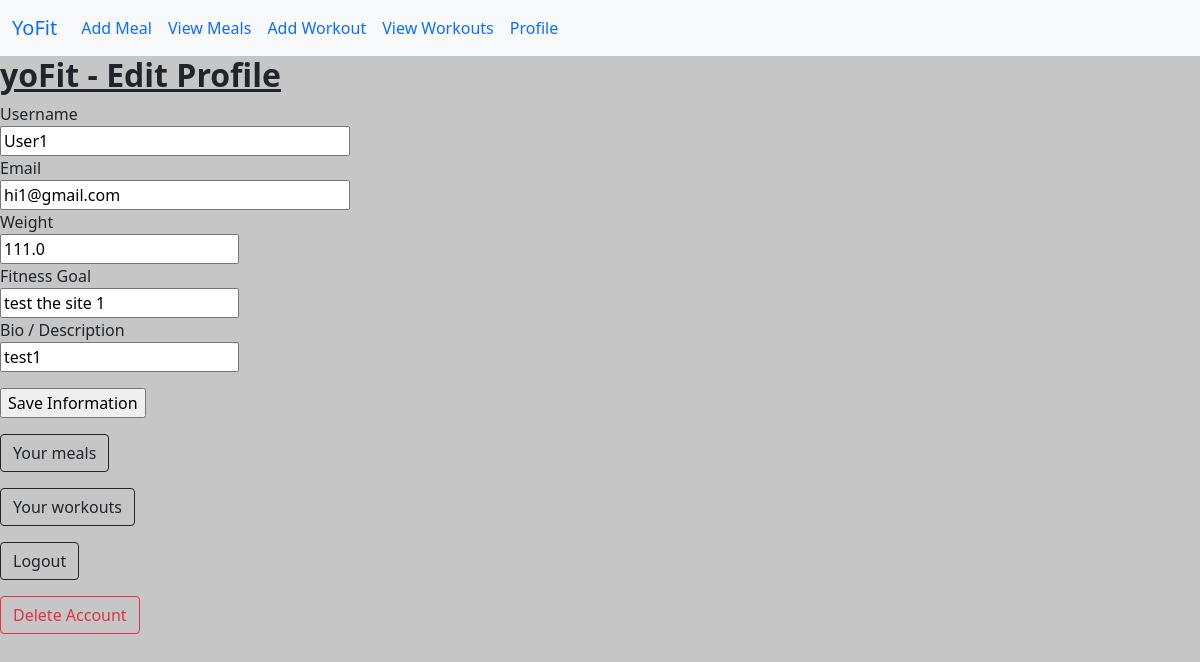
The app's page /profile (signed in) with its own data.
### app/models.py (models this page shows, shortened)
class User(UserMixin, db.Model):
 id = db.Column(db.Integer, primary_key = True)
 username = db.Column(db.String(16))
 email = db.Column(db.String(64))
 password_hash = db.Column(db.String(128))
 weight = db.Column(db.Float)
 fitness_goal = db.Column(db.String(1024))
 user_bio = db.Column(db.String(1024))
 meals = db.relationship('Meal')
 workouts = db.relationship('Workout')

### app/routes.py (the view, shortened to what this page needs)
@appObj.route('/profile', methods = ['GET', 'POST'])
@login_required
def profile():
 user = current_user
 edit_profile = EditUser()
 edit_profile.username.data = user.username
 edit_profile.email.data = user.email
 edit_profile.weight.data = user.weight
 edit_profile.fitness_goal.data = user.fitness_goal
 edit_profile.user_bio.data = user.user_bio
 return render_template('user_profile.html', edit_profile = edit_profile)

### app/edit_user.py
class EditUser(FlaskForm):
    username = StringField('Username', validators = [DataRequired(),Length(min=3, max=32)])
    email = StringField ('Email', validators = [DataRequired()])
    weight = FloatField('Weight', validators = [DataRequired()])
    user_bio = StringField('Bio / Description', validators = [DataRequired(), Length(min = 3, max = 1024)])
    fitness_goal = StringField('Fitness Goal', validators = [DataRequired(), Length(min = 3, max = 1024)])
    submit = SubmitField('Save Information')

### app/models.py (called while the page is built)
@login.user_loader
def load_user(id):
 return User.query.get(int(id))

### app/templates/user_profile.html (shortened to what this page needs)
<html lang="en">
  <head>
    <link href="https://cdn.jsdelivr.net/npm/bootstrap@5.0.2/dist/css/bootstrap.min.css" rel="stylesheet" crossorigin=>
  </head>
  <nav class="navbar navbar-expand-lg bg-light">
  <div class="container-fluid">
    <a class="navbar-brand" href="/home">YoFit</a>
    <div class="collapse navbar-collapse" id="navbarNavAltMarkup">
      <div class="navbar-nav">
        <a class="nav-link active" aria-current="page" href="/createMeal">Add Meal</a>
        <a class="nav-link" href="/viewMeals">View Meals</a>
        <a class="nav-link" href="/createWorkout">Add Workout</a>
        <a class="nav-link" href="/viewWorkouts"> View Workouts </a>
        <a class="nav-link" href="/profile">Profile</a>
      </div>
    </div>
  </div>
</nav>
  <body style="background: #c6c6c6">
    <h2> <b> <u> yoFit - Edit Profile</h2> </b> </u>
    <form action="" method="post" nonvalidate>
            <p>
            {{edit_profile.username.label}}<br>
            {{edit_profile.username(size = 32)}}</br>
            {{edit_profile.email.label}}<br>
            {{edit_profile.email(size = 32)}}</br>
            {{edit_profile.weight.label}}<br>
            {{edit_profile.weight}}</br>
            {{edit_profile.fitness_goal.label}} <br>
            {{edit_profile.fitness_goal}} </br>
            {{edit_profile.user_bio.label}} <br>
            {{edit_profile.user_bio}} </br>
            <p>
            {{edit_profile.submit()}}
            </p>
        </form>
     <p> <a class="btn btn-outline-dark" href="/viewMeals" role="button">Your meals </a> </p>
     <p> <a class="btn btn-outline-dark" href="/viewWorkouts" role="button">Your workouts </a> </p>
     <p> <a class="btn btn-outline-dark" href="/logout" role="button">Logout </a> </p>
     <p> <a class="btn btn-outline-danger" href="/deleteUser" role="button">Delete Account </a> </p>

### records on screen
User: username "User1", email "hi1@gmail.com", weight "111.0", fitness_goal "test the site 1", user_bio "test1"

### other values on screen
{{ edit_profile.username.label }} "Username"
{{ edit_profile.email.label }} "Email"
{{ edit_profile.weight.label }} "Weight"
{{ edit_profile.fitness_goal.label }} "Fitness Goal"
{{ edit_profile.user_bio.label }} "Bio / Description"
